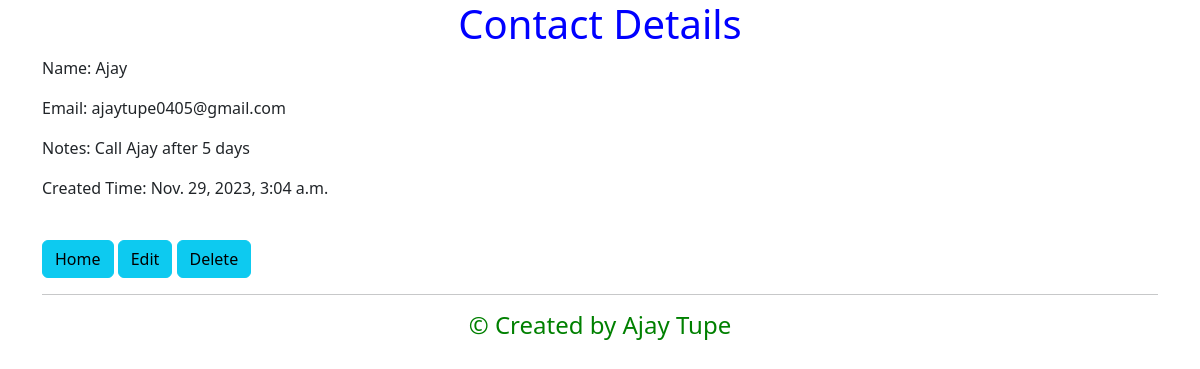
The app's page /contacts/1/, older data.
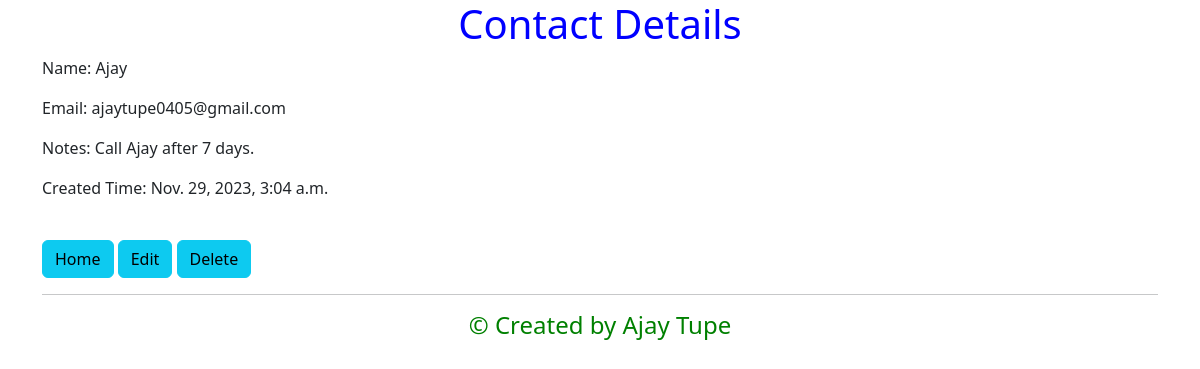
The same page, newer data.
### contacts/models.py (models this page shows)
class Contact(models.Model):
    name = models.CharField(max_length=20, null=False, unique=True)
    email = models.EmailField(unique=True)
    created_time = models.DateTimeField(auto_now_add=True, editable=False)
    notes = models.TextField(max_length=200, default="")

### contacts/views.py (the view)
# urls.py: path("contacts/<int:pk>/", ContactDetailView.as_view(), name="contact_detail"),
class ContactDetailView(DetailView):
    model = Contact

### contacts/templates/contacts/contact_detail.html
{% extends "base.html" %}
{% block content %}
<div class="centered-text" style="color: blue;">
    <h1>Contact Details</h1>
</div>
<p>Name: {{ contact.name }}</p>
<p>Email: {{ contact.email }}</p>
<p>Notes: {{ contact.notes }}</p>
<p>Created Time: {{ contact.created_time }}</p>
<br>
<a class="btn btn-info" href="{% url 'contact_list' %}" role="button">Home</a>
<a class="btn btn-info" href="{% url 'contact_update' contact.pk %}" role="button">Edit</a>
<a class="btn btn-info"  role="button">Delete</a>
<hr>
<div class="centered-text" style="color: green;">
    <h4>&copy; Created by Ajay Tupe</h4>
</div>
{% endblock content %}

Row changes from the older to the newer data that the page shows:
changed Contact "Ajay": notes "Call Ajay after 5 days" → "Call Ajay after 7 days."
